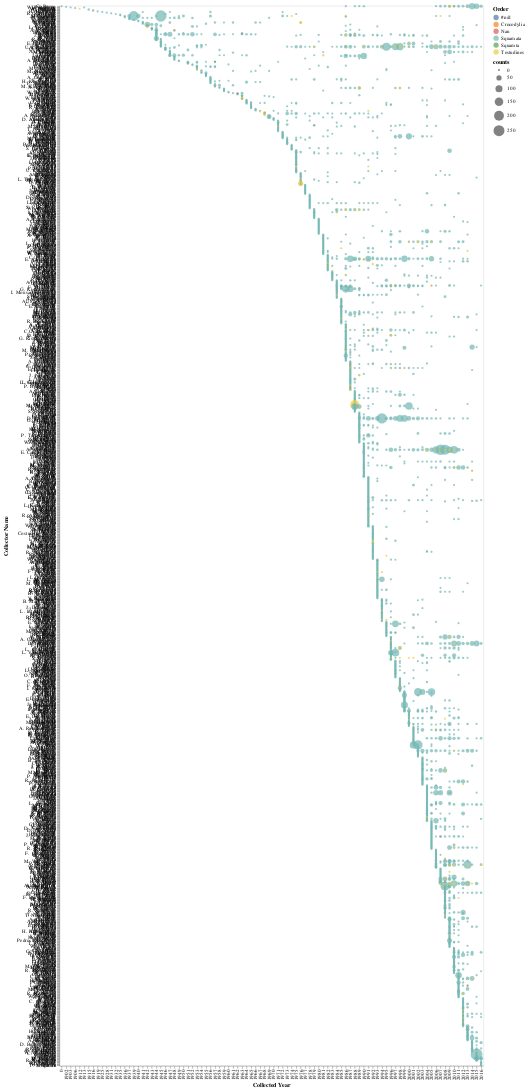

Write notebook code for a chart like this one.
### Code cell
g2 = alt.Chart(teste1, width=800, height=2200).mark_circle().encode(
    x= alt.X('ano_coleta', type='ordinal', title='Collected Year'),
    y= alt.Y('collector_full_name', type='nominal', title='Collector Name', 
            sort=alt.EncodingSortField('ano_coleta', op="min", order='ascending')),
    size= alt.Size('counts', type="quantitative",scale=alt.Scale(range=[15, 500])),  # range ajusta tamanho do circulo
    color= alt.Color('ordem', type="nominal", title="Order"),
    tooltip= alt.Tooltip(['collector_full_name', 'ano_coleta', 'counts', 'ordem'])
)

# saving chart
# g2.save('./graphs/collector/counts_per_researcher-c-ordem_reordenado.html')

g2

### Figure 1 — Vega-Lite specification as saved in the notebook (floating-point values rounded to 4 significant figures; data arrays with more than 128 entries replaced by an {"elided": "..."} marker saying what was removed)
{"config": {"view": {"continuousWidth": 400, "continuousHeight": 300}}, "data": {"name": "data-ed76775881fb7fd5e45b0b74564f72d8"}, "mark": "circle", "encoding": {"color": {"type": "nominal", "field": "ordem", "title": "Order"}, "size": {"type": "quantitative", "field": "counts", "scale": {"range": [15, 500]}}, "tooltip": [{"type": "nominal", "field": "collector_full_name"}, {"type": "quantitative", "field": "ano_coleta"}, {"type": "quantitative", "field": "counts"}, {"type": "nominal", "field": "ordem"}], "x": {"type": "ordinal", "field": "ano_coleta", "title": "Collected Year"}, "y": {"type": "nominal", "field": "collector_full_name", "sort": {"field": "ano_coleta", "op": "min", "order": "ascending"}, "title": "Collector Name"}}, "height": 2200, "width": 800, "$schema": "https://vega.github.io/schema/vega-lite/v4.8.1.json", "datasets": {"data-ed76775881fb7fd5e45b0b74564f72d8": {"elided": "3056 records"}}}
